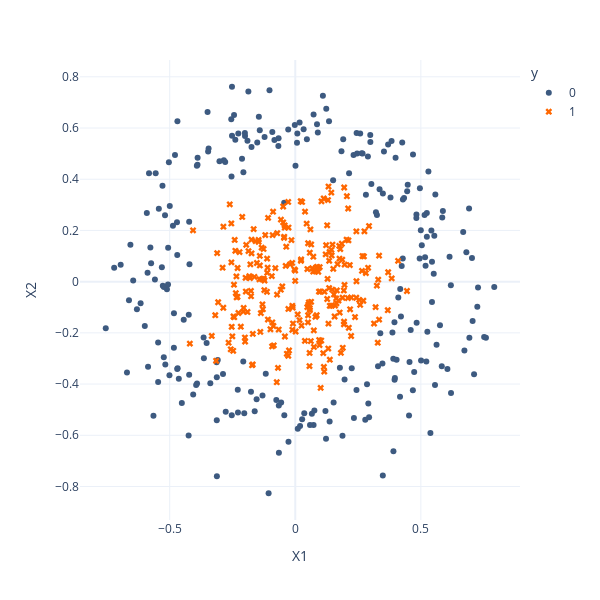
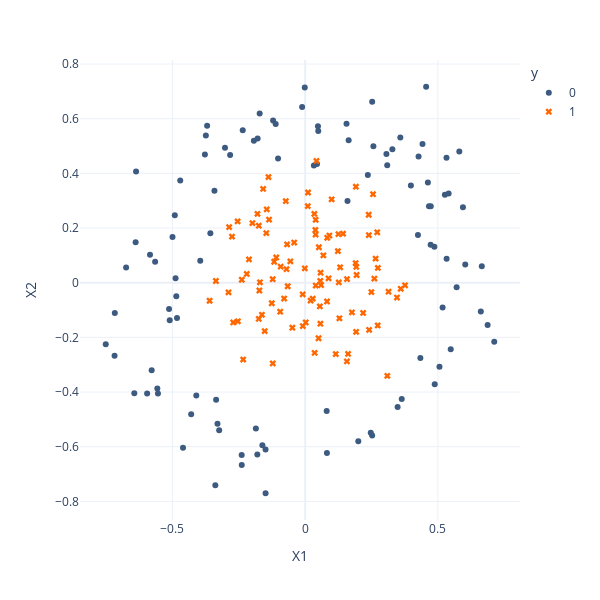

Notebook cell for these charts, in order:
### Code cell
# Visualizamos los datos de entrenamiento y evalaución.
px.scatter(data_frame=train,                                        # Pasamo el datset
           x="X1",                                                  # Variable en eje X
           y="X2",                                                  # Variable en eje Y
           color="y",                                               # Usamos el color para representar a la variable respuesta
           symbol="y",                                              # Usamos el símbolo de los puntos para representar la variable respuesta
           color_discrete_sequence=["#3d5a80", "#ff6700"],          # Definimos los colores de las clases
           symbol_sequence=["circle", "x"],                         # Definimos los símbolos de las clases
           title="Train Data",                                      # Título del gráfico
           height=600,                                              # Alto del gráfico
           width=600,                                               # Ancho del gráfico
           template="plotly_white").show()                          # Estilo del gráfico

# Visualizamos los datos de entrenamiento y evalaución.
px.scatter(data_frame=test,                                         # Pasamo el datset
           x="X1",                                                  # Variable en eje X
           y="X2",                                                  # Variable en eje Y
           color="y",                                               # Usamos el color para representar a la variable respuesta
           symbol="y",                                              # Usamos el símbolo de los puntos para representar la variable respuesta
           color_discrete_sequence=["#3d5a80", "#ff6700"],          # Definimos los colores de las clases
           symbol_sequence=["circle", "x"],                         # Definimos los símbolos de las clases
           title="Test Data",                                       # Título del gráfico
           height=600,                                              # Alto del gráfico
           width=600,                                               # Ancho del gráfico
           template="plotly_white").show()                          # Estilo del gráfico

### Figure 1 — Plotly figure (JSON) as saved in the notebook; plotly's stock layout.template omitted (floating-point values rounded to 4 significant figures; data arrays with more than 128 entries replaced by an {"elided": "..."} marker saying what was removed)
{"data": [{"hovertemplate": "y=0<br>X1=%{x}<br>X2=%{y}<extra></extra>", "legendgroup": "0", "marker": {"color": "#3d5a80", "symbol": "circle"}, "mode": "markers", "name": "0", "orientation": "v", "showlegend": true, "type": "scatter", "x": {"elided": "250 float values"}, "xaxis": "x", "y": {"elided": "250 float values"}, "yaxis": "y"}, {"hovertemplate": "y=1<br>X1=%{x}<br>X2=%{y}<extra></extra>", "legendgroup": "1", "marker": {"color": "#ff6700", "symbol": "x"}, "mode": "markers", "name": "1", "orientation": "v", "showlegend": true, "type": "scatter", "x": {"elided": "250 float values"}, "xaxis": "x", "y": {"elided": "250 float values"}, "yaxis": "y"}], "layout": {"height": 600, "legend": {"title": {"text": "y"}, "tracegroupgap": 0}, "margin": {"t": 60}, "width": 600, "xaxis": {"anchor": "y", "domain": [0, 1], "title": {"text": "X1"}}, "yaxis": {"anchor": "x", "domain": [0, 1], "title": {"text": "X2"}}}}

### Figure 2 — Plotly figure (JSON) as saved in the notebook; plotly's stock layout.template omitted (floating-point values rounded to 4 significant figures)
{"data": [{"hovertemplate": "y=0<br>X1=%{x}<br>X2=%{y}<extra></extra>", "legendgroup": "0", "marker": {"color": "#3d5a80", "symbol": "circle"}, "mode": "markers", "name": "0", "orientation": "v", "showlegend": true, "type": "scatter", "x": [0.2524, 0.5261, -0.1208, 0.1638, -0.179, 0.306, -0.1611, 0.08201, -0.488, 0.04822, 0.03293, -0.7509, 0.3286, -0.4826, -0.565, -0.2387, -0.239, 0.1595, 0.442, 0.5059, 0.04471, 0.4622, 0.2524, 0.4664, -0.6743, 0.5403, -0.51, -0.395, 0.236, 0.5483, -0.3238, -0.4292, -0.5125, 0.4866, 0.4271, -0.3739, 0.6652, -0.5567, 0.2471, -0.3019, 0.6872, -0.111, -0.4705, -0.1021, -0.6368, 0.5943, 0.434, -0.001514, 0.488, -0.4099, 0.5327, -0.4995, -0.1801, -0.3353, 0.473, -0.1855, 0.3482, 0.603, 0.2001, 0.5806, 0.7122, -0.578, -0.7168, -0.3691, -0.235, -0.1713, 0.3638, -0.1492, -0.2826, 0.3091, 0.4248, -0.3382, 0.3982, 0.5323, -0.3302, 0.3584, 0.5176, -0.5843, 0.6616, -0.7177, -0.5952, 0.4726, -0.5543, -0.149, -0.3416, -0.6434, -0.3775, -0.01148, 0.4557, -0.4909, 0.1558, -0.1932, 0.04937, -0.6383, 0.5704, -0.4852, 0.08103, -0.357, 0.257, -0.4599], "xaxis": "x", "y": [0.6623, 0.3214, 0.5931, 0.5214, 0.5279, 0.471, -0.5944, -0.623, 0.01614, 0.5719, 0.4289, -0.2248, 0.4878, -0.1291, 0.07638, -0.6673, -0.6305, 0.299, 0.507, -0.3072, 0.4344, 0.3669, -0.559, 0.2794, 0.05594, 0.3267, -0.1373, 0.08046, 0.3938, -0.2433, -0.5397, -0.4813, -0.09606, 0.1316, 0.4619, 0.5383, 0.05983, -0.387, -0.5488, 0.494, -0.1544, 0.5809, 0.3739, 0.4543, 0.4069, 0.2763, -0.2758, 0.7138, -0.3715, -0.4125, 0.08785, 0.1674, -0.6281, -0.428, 0.2799, -0.5337, -0.4549, 0.06673, -0.5798, 0.4801, -0.2163, -0.3202, -0.1111, 0.574, 0.5575, 0.6192, -0.4254, -0.6105, 0.4668, 0.4299, 0.1749, -0.7406, 0.356, 0.4573, -0.5156, 0.5316, -0.09085, 0.1027, -0.1053, -0.2677, -0.405, 0.1392, -0.4051, -0.7702, 0.3364, -0.404, 0.469, 0.6431, 0.7169, 0.2468, 0.5815, 0.5189, 0.5553, 0.1484, -0.0168, -0.04978, -0.4695, 0.1809, 0.4989, -0.6037], "yaxis": "y"}, {"hovertemplate": "y=1<br>X1=%{x}<br>X2=%{y}<extra></extra>", "legendgroup": "1", "marker": {"color": "#ff6700", "symbol": "x"}, "mode": "markers", "name": "1", "orientation": "v", "showlegend": true, "type": "scatter", "x": [-0.04133, -0.1462, -0.009226, 0.192, 0.2607, 0.05045, 0.1911, 0.3094, 0.009953, -0.2116, -0.2755, -0.008719, 0.1427, 0.05746, -0.1446, 0.05538, 0.2184, -0.1796, -0.05564, -0.2532, 0.05995, -0.001268, 0.3762, 0.1233, -0.1746, -0.07909, 0.1254, 0.09984, 0.08312, 0.36, 0.0883, -0.1703, 0.002105, 0.01089, 0.03583, -0.3361, 0.1617, 0.04271, 0.03464, 0.0823, -0.04814, 0.03861, 0.2557, 0.09126, 0.06856, 0.2494, 0.1573, 0.2714, 0.1902, 0.0286, 0.2738, -0.3598, 0.1576, 0.2398, 0.02059, -0.2708, 0.03962, 0.129, -0.07284, -0.06566, 0.0571, -0.1523, 0.03989, 0.1317, -0.1223, -0.122, 0.1762, 0.1938, -0.2334, -0.2543, -0.2863, 0.1267, -0.1381, 0.2733, 0.3141, 0.05171, 0.05816, -0.1257, -0.1985, -0.1747, -0.1628, 0.1153, -0.2199, -0.1166, -0.09207, -0.2386, 0.03945, -0.07025, 0.2653, 0.3458, -0.1358, -0.1724, -0.1088, -0.06799, -0.1582, 0.2393, 0.2409, -0.2886, -0.09396, 0.1925], "xaxis": "x", "y": [0.1469, 0.1815, -0.04287, -0.1797, 0.01493, -0.2032, 0.3512, -0.3408, 0.28, 0.08533, 0.1686, -0.1587, 0.1793, -0.15, 0.2684, -0.08664, -0.1106, 0.2519, 0.0782, -0.1411, -0.008607, 0.05246, -0.009414, 0.1154, 0.2085, -0.05797, 0.1777, 0.3049, 0.1643, -0.02234, 0.0159, 0.00141, -0.1454, 0.33, -0.2569, 0.006274, -0.2604, 0.4457, 0.2518, -0.06866, -0.1646, 0.1929, 0.3238, 0.1726, 0.09987, -0.03437, -0.2879, 0.1844, 0.07176, -0.05828, 0.05412, -0.06605, 0.01316, 0.1742, -0.06545, -0.1454, 0.2301, -0.1302, 0.2983, -0.01301, 0.006551, -0.177, -0.01043, 0.05632, 0.01282, -0.2954, -0.1085, 0.02823, -0.2812, 0.2244, 0.2032, 0.001108, 0.3865, -0.1563, -0.03299, 0.1297, 0.03668, -0.07508, 0.2181, -0.1325, -0.1174, -0.2611, 0.03211, 0.07665, 0.05876, 0.01084, 0.1761, 0.04962, 0.08813, -0.05435, 0.2309, -0.0286, 0.09245, 0.1402, 0.3431, 0.2487, -0.1726, -0.03533, -0.1061, 0.05775], "yaxis": "y"}], "layout": {"height": 600, "legend": {"title": {"text": "y"}, "tracegroupgap": 0}, "margin": {"t": 60}, "width": 600, "xaxis": {"anchor": "y", "domain": [0, 1], "title": {"text": "X1"}}, "yaxis": {"anchor": "x", "domain": [0, 1], "title": {"text": "X2"}}}}
